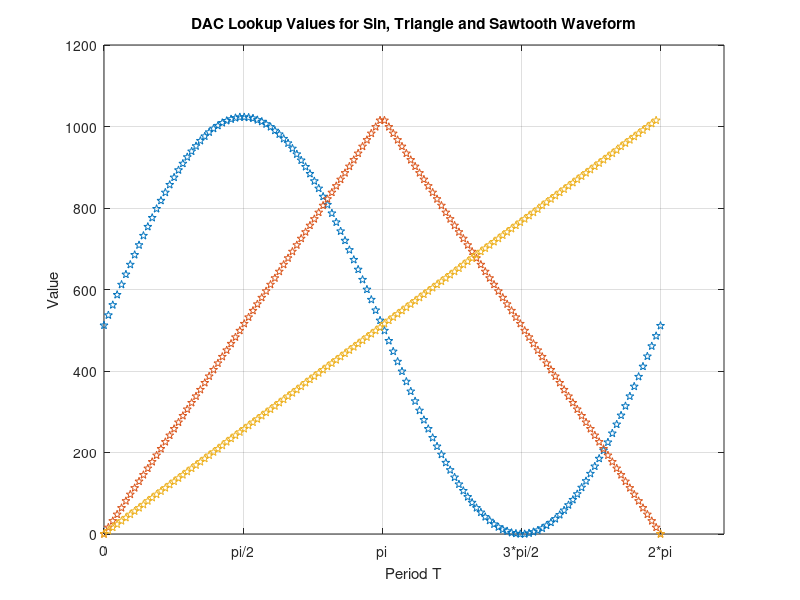

MATLAB code to generate this figure:
%For generating the look up table for a 10-bit DAC
%Cited: https://deepbluembedded.com/stm32-dac-sine-wave-generation-stm32-dac-dma-timer-example/

clear; clc;   % Clear The Previous Points
Ns     = 128; % Set The Number of Sample Points
RES    = 10;  % Set The DAC Resolution
OFFSET = 0;   % Set An Offset Value For The DAC Output
%------------[ Calculate The Sample Points ]-------------
 
period = 0:((2*pi/(Ns-1))):(2*pi);
s = sin(period); 
triangle = sawtooth(period , 0.5);
saw = sawtooth(period);

s = s + 1;
s = s*((2^RES-1)-2*OFFSET)/(2+OFFSET);
triangle = triangle + 1;
triangle = triangle*((2^RES-1)-2*OFFSET)/(2+OFFSET);
saw = saw + 1;
saw = saw*((2^RES-1)-2*OFFSET)/(2+OFFSET);
s = round(s);
triangle = round(triangle);
saw = round(saw);

%Plots of generate DAC lookup values
plot(period ,s, 'p');
hold on
plot(period ,triangle, 'p');
plot(period ,saw,'p');
title('DAC Lookup Values for Sin, Triangle and Sawtooth Waveform');
xlabel('Period T');
ylabel('Value');
set(gca,'XTick',0:pi/2:2*pi) 
set(gca,'XTickLabel',{'0','pi/2','pi','3*pi/2','2*pi'})
hold off
grid
%--------------[ Print The Sample Points ]---------------

fprintf("\nLookup values for sine waveform\n");
fprintf('%d, %d, %d, %d, %d, %d, %d, %d, %d, %d, %d, %d, %d, %d, %d, \n', s);
fprintf("\nLookup values for sawtooth waveform\n");
fprintf('%d, %d, %d, %d, %d, %d, %d, %d, %d, %d, %d, %d, %d, %d, %d, \n', saw);
fprintf("\nLookup values for triangle waveform\n");
fprintf('%d, %d, %d, %d, %d, %d, %d, %d, %d, %d, %d, %d, %d, %d, %d, \n', triangle);
